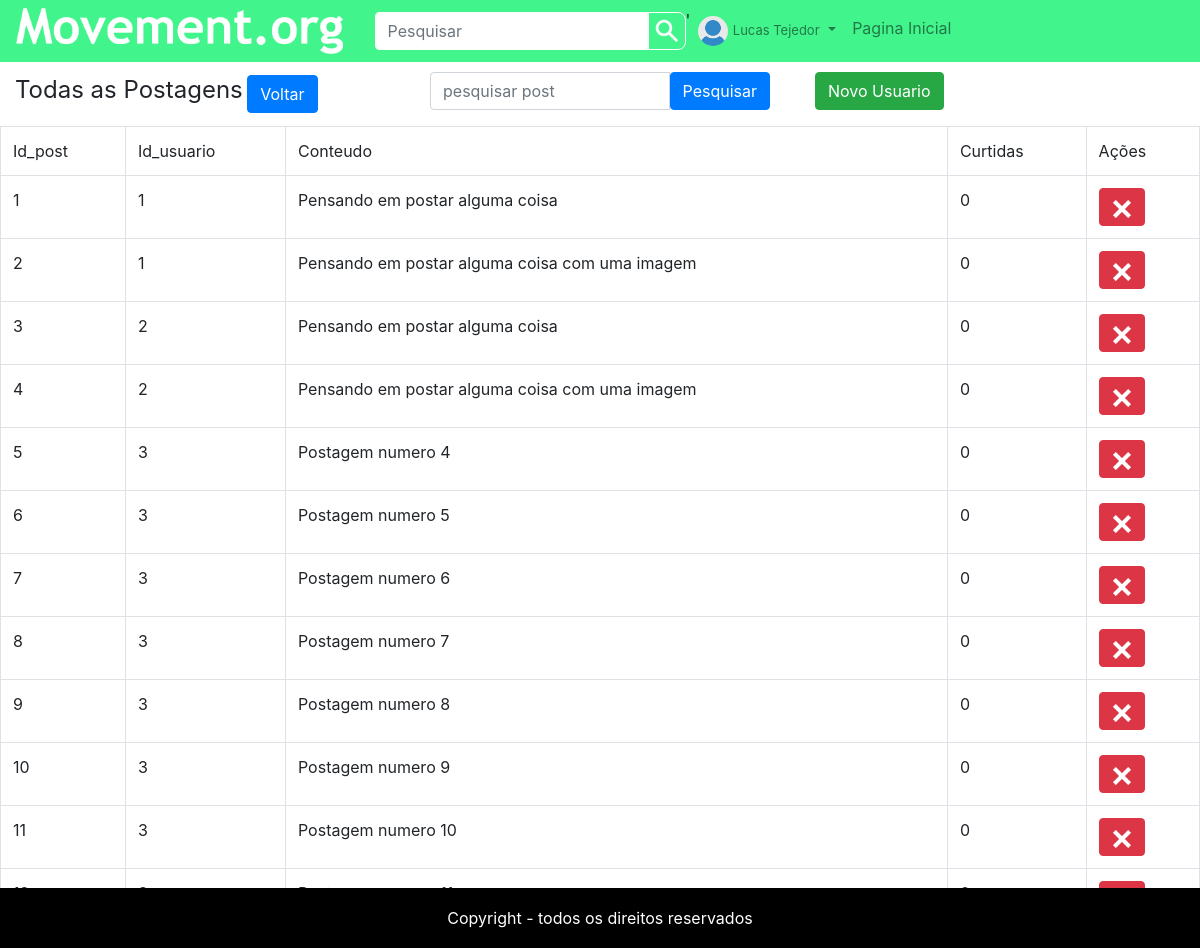
/post/lista_post.php (signed in), run on the app's committed database.
### tables this page shows
create table post
(
id_post int auto_increment,
id_usuario int,
conteudo text,
data_hora datetime,
curtidas int default 0,
Primary Key(id_post)
);

### post/lista_post.php (the view, shortened to what this page needs)
<?php
include"../base/controle.php";
$sql = "select * from post";
$seleciona = mysqli_query($conexao,$sql);
?>
<div class="container-fluid">
	<div class="row pad-top">
		<div class="col-lg-4 col-md-4 col-sm-12 col-xs-12">
		<font size="5" type="bold">Todas as Postagens</font>
			<a href="../base/inicio_adm.php" class="btn btn-primary pull-right">
				<span class="glyphicon glyphicon-arrow-left" aria-hidden="true"></span> Voltar
			</a>
		</div>
		<div class="col-lg-4 col-md-4 col-sm-12 col-xs-12">
			<div class="col-lg-12 col-md-12 col-sm-8 col-xs-12 col-centered">
				<form method="post" name="pesquisa" action="pesquisar_post.php">
					<div class="form-group">
						<div class="input-group">
							<input type="text" class="form-control" name="busca" placeholder="pesquisar post"/>
							<span class="input-group-btn">
								<button class="btn btn-primary">Pesquisar</button>
							</span>
						</div>
					</div>
				</form>
			</div>
		</div>
		<div class="col-lg-2 col-md-2 col-sm-12 col-xs-12">
			<a class="btn btn-success" href="../usuario/cadastrar_usuario.php?nivel=adm">Novo Usuario</a>
		</div>
	</div>
	<div class="row">
	<div class="table-responsive">
	<table class="table table-bordered">
		<tr>
			<td>Id_post</td>
			<td>Id_usuario</td>
			<td>Conteudo</td>
			<td>Curtidas</td>
			<td>Ações</td>
		</tr>
		<?php
		while($dados = mysqli_fetch_array($seleciona)){
		echo"<tr>
			<td>".$dados['id_post']."</td>
			<td>".$dados['id_usuario']."</td>
			<td>".$dados['conteudo']."</td>
			<td>".$dados['curtidas']."</td>
			<td>
				<button class='btn btn-danger' onClick='Excluir(".$dados['id_post'].")'><img class='icone' src='../img/remove.png'></img></button>
			</td>
		</tr>";
		}
		?>
	</table>
	</div>
	</div>
</div>
<?php
include"../base/rodape.php";
?>

### base/controle.php (shortened to what this page needs)
<!DOCTYPE html>
<html lang="en">
   <head>
   </head>
   <body>
	<link href="../css/bootstrap.min.css" rel="stylesheet" media="screen"/>
	<link href="../css/estilo.css" rel="stylesheet" media="screen"/>
	<nav class="navbar navbar-expand-lg navbar-light navbar-cor">
			<a class="pull-left" href="../base/index.php"><img class="img-responsive logo" src="../img/logo.png"/></a>
			<div class="collapse navbar-collapse" id="navbarSupportedContent">
				<ul class="navbar-nav mr-auto">
					<?php
					if(isset($_SESSION['nome'])){
						$nome = $_SESSION['nome'];
						$foto_perfil = $_SESSION['foto_perfil'];
						echo"<form name='form1' class='form-inline' name='pesquisa' method='post' action='../base/pesquisa_global.php'>
							<div class='input-group'>
								<input type='text' class='form-control borda-pesquisa' name='busca' placeholder='Pesquisar' required/>
								<div class='input-group-append' onclick='form1.submit()'>
									<img class='icone-pesquisa borda-icone-pesquisa' src='../img/pesquisa1.png'/>
								</div>
							</div>
							</form>'";
						echo"<li class='nav-item dropdown'>
							<a class='nav-link dropdown-toggle' href='#' id='navbarDropdown' role='button' data-toggle='dropdown' aria-haspopup='true' aria-expanded='false'>
								<img src='$foto_perfil' class='img-login'/>
								<font size='2' class='link'>$nome</font><span class='caret'></span>
							</a>
							<div class='dropdown-menu' arialabelledby='navbarDropdown'>";
						echo"</div>
						</li>";
						echo"<li class='nav-item'><a class='nav-link' href='../base/pagina_inicial.php'>Pagina Inicial</a></li>";
					}
					?>
				</ul>
			</div>
	</nav>
<div id="holder">

### base/rodape.php
<footer class="rodape">
	Copyright - todos os direitos reservados
</footer>
</div>
</body>
</html>

### css/estilo.css (style rules this page uses)
.navbar-cor { background-color:#42f48c; }
.logo { width:327px; height:46px; }
.img-login { width:30px; height:30px; border-radius:100%; }
.borda-pesquisa { border:1px solid #FFF; }
.borda-icone-pesquisa { border: 1px solid #FFF; border-top-right-radius:8px; border-bottom-right-radius:8px; }
.icone-pesquisa { width:38px; height:38px; }
html,body { margin:0; padding:0; height:100%; }
#holder { min-height:100%; position:relative; }
.rodape { height: 60px; line-height:60px; width:100%; position: absolute; left: 0; bottom: 0; background-color:#000; color:#FFF; text-align:center; }
.pad-top { padding-top:10px; }
.icone { width:20px; height:20px; }

### data on the page
post: id_post "1", id_usuario "1", conteudo "Pensando em postar alguma coisa", curtidas "0"
post: id_post "2", id_usuario "1", conteudo "Pensando em postar alguma coisa com uma imagem", curtidas "0"
post: id_post "3", id_usuario "2", conteudo "Pensando em postar alguma coisa", curtidas "0"
post: id_post "4", id_usuario "2", conteudo "Pensando em postar alguma coisa com uma imagem", curtidas "0"
post: id_post "5", id_usuario "3", conteudo "Postagem numero 4", curtidas "0"
post: id_post "6", id_usuario "3", conteudo "Postagem numero 5", curtidas "0"
post: id_post "7", id_usuario "3", conteudo "Postagem numero 6", curtidas "0"
post: id_post "8", id_usuario "3", conteudo "Postagem numero 7", curtidas "0"
post: id_post "9", id_usuario "3", conteudo "Postagem numero 8", curtidas "0"
post: id_post "10", id_usuario "3", conteudo "Postagem numero 9", curtidas "0"
post: id_post "11", id_usuario "3", conteudo "Postagem numero 10", curtidas "0"

### other printed values
$nome "Lucas Tejedor"
